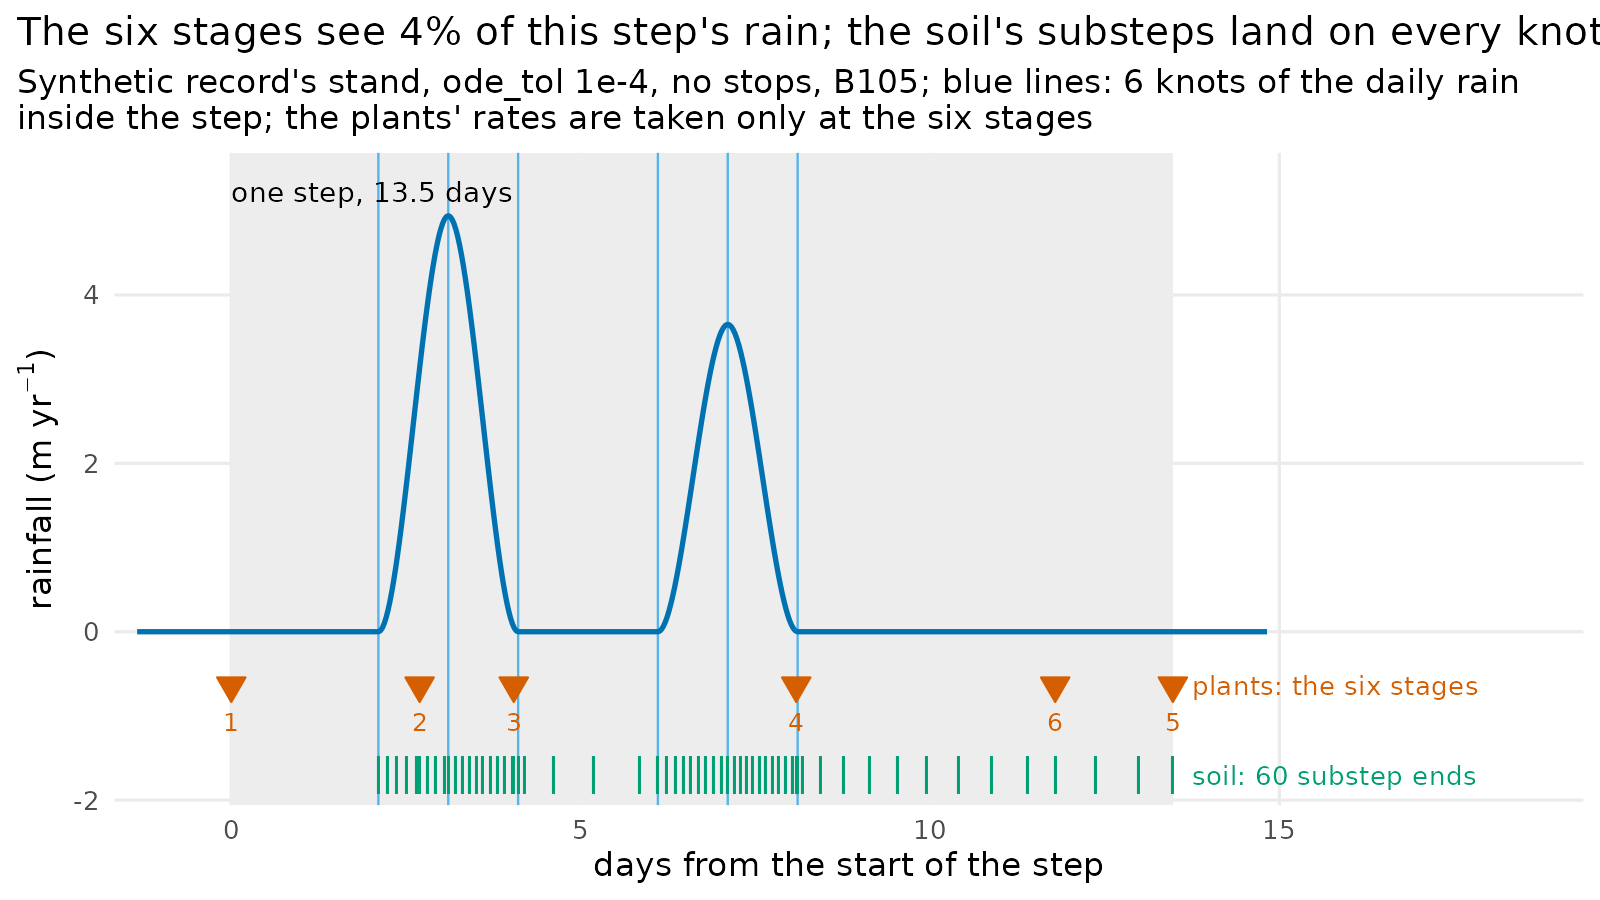

Here is the R script that generated this plot:
# plant-115 mechanism figure: one real Cash-Karp step spanning several rain
# knots (step-run.csv, from step-run.R on B105): the rain the model reads over
# the step, the six stage times at which the plants' rates are evaluated, and
# where each of the soil's substeps ends.
library(ggplot2)
here <- "/home/user/plant-dev/docs/prs/v2/figures/plant-115"
d <- read.csv(file.path(here, "step-run.csv"))
rain <- d[d$kind == "rain", ]; knots <- d[d$kind == "knot", ]
stages <- d[d$kind == "stage", ]; ends <- d[d$kind == "substep_end", ]
h <- max(stages$day[stages$value == 5])          # stage 5 is at t0 + h
# The rain over the step, and what the 5th-order weights make of it from the
# six stage times alone (stages 1, 3, 4, 6 carry weight).
f <- approxfun(rain$day, rain$value); x <- seq(0, h, length.out = 20001)
total <- sum(diff(x) * (f(x[-1]) + f(x[-length(x)])) / 2)
seen <- h * sum(c(37/378, 0, 250/621, 125/594, 0, 512/1771) * f(stages$day))
top <- max(rain$value) * 1.08
lane <- function(y) top * y
p <- ggplot() +
  annotate("rect", xmin = 0, xmax = h, ymin = -Inf, ymax = Inf, fill = "grey93") +
  geom_vline(data = knots, aes(xintercept = day), colour = "#56B4E9", linewidth = 0.4) +
  geom_line(data = rain, aes(day, value), colour = "#0072B2", linewidth = 0.9) +
  geom_point(data = stages, aes(day, lane(-0.12)), shape = 25, size = 3.2,
             fill = "#D55E00", colour = "#D55E00") +
  geom_text(data = stages, aes(day, lane(-0.20), label = value), size = 3.2, colour = "#D55E00") +
  geom_point(data = ends, aes(day, lane(-0.32)), shape = 124, size = 4.5, colour = "#009E73") +
  annotate("text", x = h + 0.02 * h, y = lane(c(-0.12, -0.32)), hjust = 0, size = 3.4,
           colour = c("#D55E00", "#009E73"),
           label = c("plants: the six stages", sprintf("soil: %d substep ends", nrow(ends)))) +
  annotate("text", x = 0, y = top, label = sprintf("one step, %.1f days", h), hjust = 0,
           vjust = 1, size = 3.6) +
  scale_x_continuous(expand = expansion(mult = c(0.02, 0.28))) +
  labs(x = "days from the start of the step", y = expression("rainfall (m yr"^-1*")"),
       title = sprintf("The six stages see %.0f%% of this step's rain; the soil's substeps land on every knot", 100 * seen / total),
       subtitle = sprintf(paste("Synthetic record's stand, ode_tol 1e-4, no stops, B105; blue lines: %d knots",
                                "of the daily rain\ninside the step; the plants' rates are taken only at the six stages"),
                          sum(knots$day > 0 & knots$day < h))) +
  theme_minimal(base_size = 12) +
  theme(plot.background = element_rect(fill = "white", colour = NA), plot.title.position = "plot", panel.grid.minor = element_blank())
ragg::agg_png(file.path(here, "step.png"), width = 8, height = 4.5, units = "in", res = 200)
print(p); invisible(dev.off())
inside <- knots$day[knots$day > 0 & knots$day < h]
miss <- vapply(inside, function(k) min(abs(ends$day - k)), 0)
cat(sprintf("rain over the step %.4f, from the stages %.4f (%.1f%%)\n", total, seen, 100 * seen / total))
cat(sprintf("step %.3f d, %d knots inside, %d substep ends, largest distance knot-to-nearest-end %.2e d\n",
            h, length(inside), nrow(ends), max(miss)))
